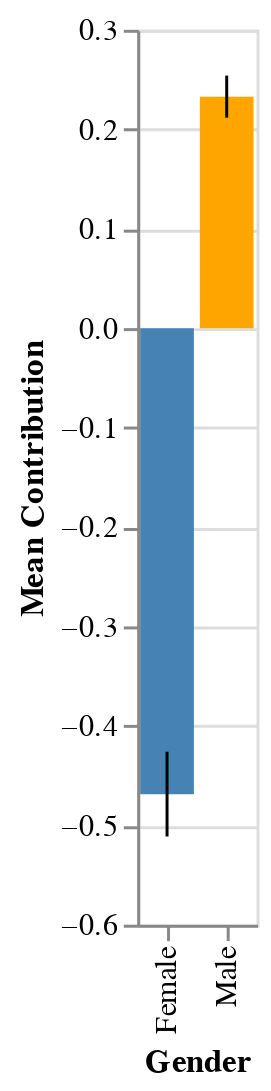

The notebook cell saved with this chart:
### Code cell
ans = eag.run("Visually display the contribution of the term gender to predictions.")
print(ans)

### Figure 1 — Vega-Lite specification as saved in the notebook (floating-point values rounded to 4 significant figures)
{"config": {"view": {"continuousWidth": 300, "continuousHeight": 300}}, "layer": [{"mark": {"type": "bar"}, "encoding": {"color": {"condition": {"test": "(datum.Contribution > 0)", "value": "orange"}, "value": "steelblue"}, "x": {"field": "Gender", "type": "nominal"}, "y": {"field": "Contribution", "type": "quantitative"}}}, {"mark": {"type": "errorbar", "extent": "ci"}, "encoding": {"x": {"field": "Gender", "type": "nominal"}, "y": {"field": "Lower Bound", "title": "Mean Contribution", "type": "quantitative"}, "y2": {"field": "Upper Bound"}}}], "data": {"name": "data-589cc5121a5bd2b8f9b47f606764c916"}, "$schema": "https://vega.github.io/schema/vega-lite/v5.17.0.json", "datasets": {"data-589cc5121a5bd2b8f9b47f606764c916": [{"Gender": " Female", "Contribution": -0.4687, "Upper Bound": -0.426, "Lower Bound": -0.5113}, {"Gender": " Male", "Contribution": 0.2328, "Upper Bound": 0.254, "Lower Bound": 0.2116}]}}
